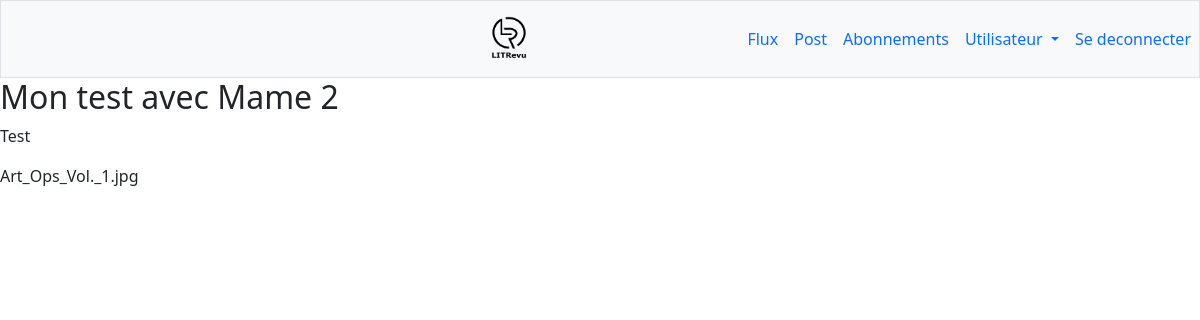
Page /home/tickets/14 (signed in) on the committed database.
### blog/models.py (models this page shows)
class Ticket(models.Model):
    title = models.CharField(max_length=128, verbose_name="Titre")
    description = models.CharField(max_length=2048, blank=True)
    user = models.ForeignKey(settings.AUTH_USER_MODEL, on_delete=models.CASCADE, verbose_name="Createur")
    image = models.ImageField(null=True, blank=True)
    date_created = models.DateTimeField(auto_now_add=True)
    class Meta:
        ordering = ['-date_created']

### blog/views.py (the view)
# urls.py: path('home/tickets/<int:ticket_id>', blog.views.view_show_ticket, name='view_show_ticket'),
@login_required
def view_show_ticket(request, ticket_id):
    ticket = get_object_or_404(models.Ticket, id=ticket_id)
    return render(request, 'blog/view_show_ticket.html', {'ticket': ticket})

### blog/templates/blog/view_show_ticket.html
{% extends 'base.html' %}
{% block content %}
    <h2>{{ ticket.title }}</h2>
    <p>{{ ticket.description }}</p>
    <p>{{ ticket.image }}</p>
{% endblock content %}

### rows in the picture
Ticket: title "Mon test avec Mame 2", description "Test", image "Art_Ops_Vol._1.jpg"
